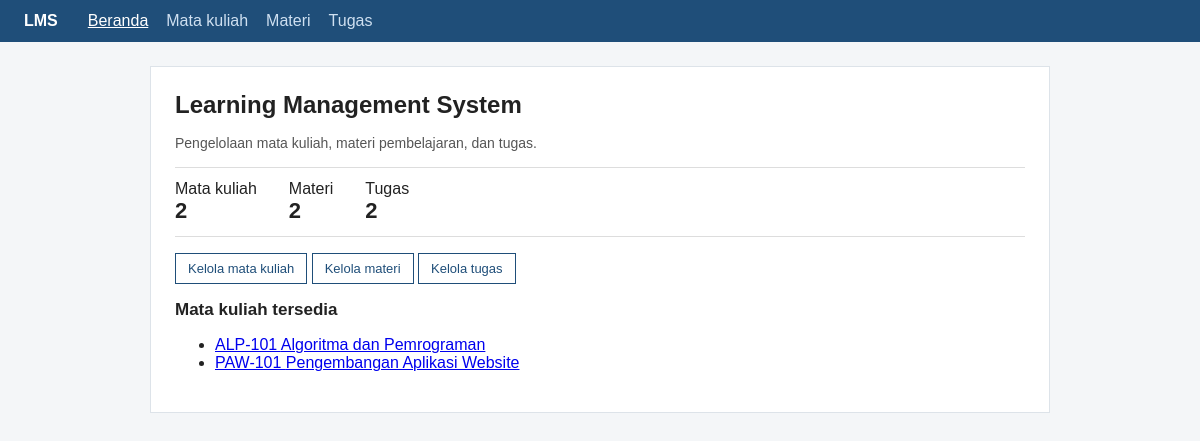
The page / on the database its author committed.
### tables this page shows
CREATE TABLE IF NOT EXISTS mata_kuliah (
  id INT UNSIGNED AUTO_INCREMENT PRIMARY KEY,
  kode VARCHAR(20) NOT NULL UNIQUE,
  nama VARCHAR(100) NOT NULL,
  dosen VARCHAR(100) NOT NULL,
  semester TINYINT UNSIGNED NOT NULL
);

### index.php (the view, shortened to what this page needs)
<?php
require 'koneksi.php';
$st = $conn->prepare('SELECT (SELECT COUNT(*) FROM mata_kuliah) AS mk, (SELECT COUNT(*) FROM materi) AS m, (SELECT COUNT(*) FROM tugas) AS t');
$st->execute();
$c = $st->get_result()->fetch_assoc();
$daftar = daftar_mk($conn);
?>
<h1>Learning Management System</h1>
<p class="muted">Pengelolaan mata kuliah, materi pembelajaran, dan tugas.</p>
<div class="stats">
    <div>Mata kuliah<b><?= (int)$c['mk'] ?></b></div>
    <div>Materi<b><?= (int)$c['m'] ?></b></div>
    <div>Tugas<b><?= (int)$c['t'] ?></b></div>
</div>
<p>
    <a class="btn" href="mata_kuliah.php">Kelola mata kuliah</a>
    <a class="btn" href="materi.php">Kelola materi</a>
    <a class="btn" href="tugas.php">Kelola tugas</a>
</p>
<h2>Mata kuliah tersedia</h2>
<?php if (!$daftar): ?>
    <div class="kosong">Belum ada mata kuliah.</div>
<?php else: ?>
    <ul>
        <?php foreach ($daftar as $m): ?>
            <li>
                <a href="mata_kuliah_detail.php?id=<?= (int)$m['id'] ?>">
                    <?= e($m['kode']) ?> <?= e($m['nama']) ?>
                </a>
            </li>
        <?php endforeach; ?>
    </ul>
<?php endif; ?>

### style.css (style rules this page uses)
* { box-sizing: border-box; }
body { font-family: Arial, Helvetica, sans-serif; background: #f4f6f8; color: #222; margin: 0; }
h1 { font-size: 24px; margin-top: 0; }
h2 { font-size: 17px; }
.muted { color: #555; font-size: 14px; }
.stats { display: flex; gap: 32px; border-top: 1px solid #ddd; border-bottom: 1px solid #ddd; padding: 12px 0; margin: 16px 0; }
.stats b { display: block; font-size: 22px; }
.btn { display: inline-block; padding: 7px 12px; border: 1px solid #1f4e79; background: #fff; color: #1f4e79; text-decoration: none; font-size: 13px; cursor: pointer; font-family: inherit; }

### rows shown on the page
mata_kuliah: kode "ALP-101", nama "Algoritma dan Pemrograman"
mata_kuliah: kode "PAW-101", nama "Pengembangan Aplikasi Website"

### other values the page prints
$l "Beranda"
$l "Mata kuliah"
$l "Materi"
$l "Tugas"
$c['mk'] "2"
$c['m'] "2"
$c['t'] "2"
